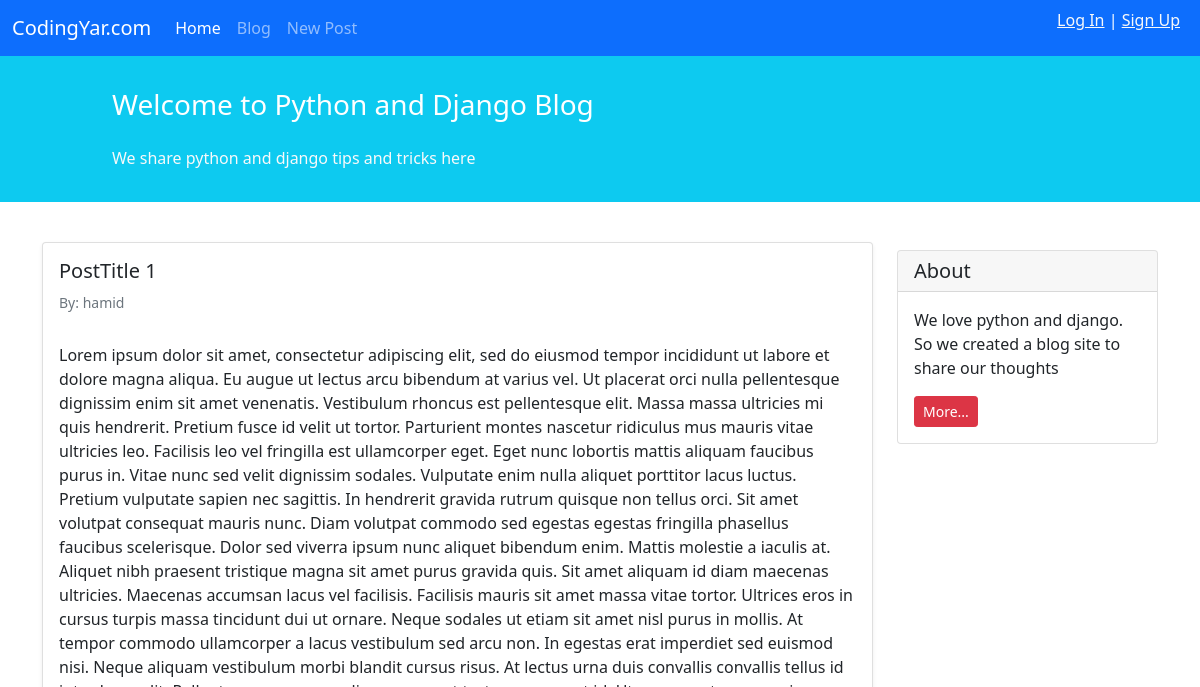
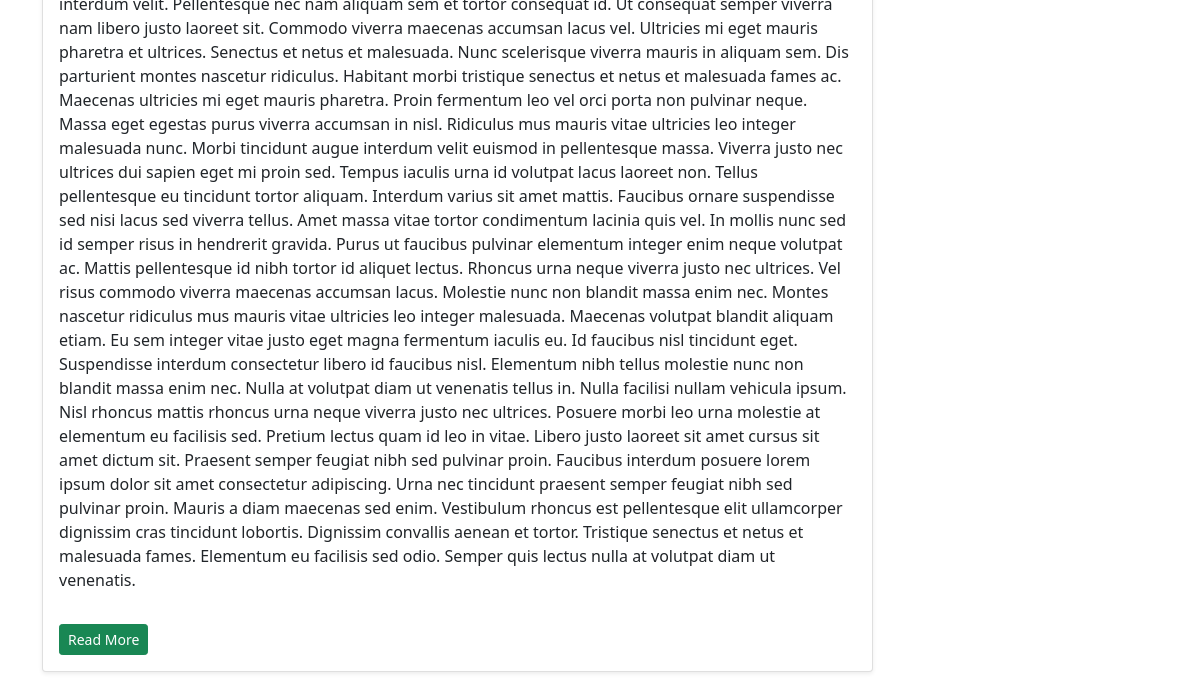
/blog/, run on an earlier commit of the app's database (2 pictures, top to bottom).
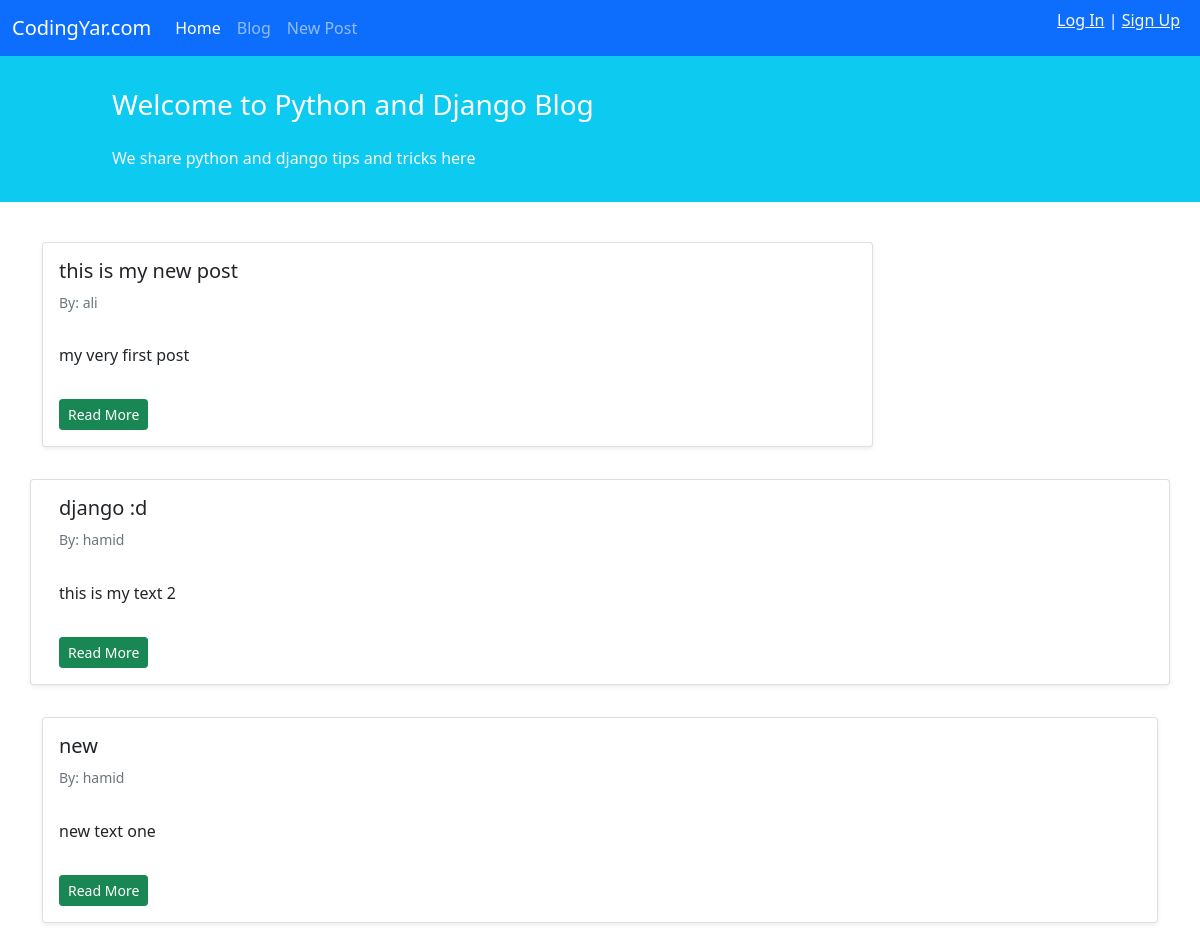
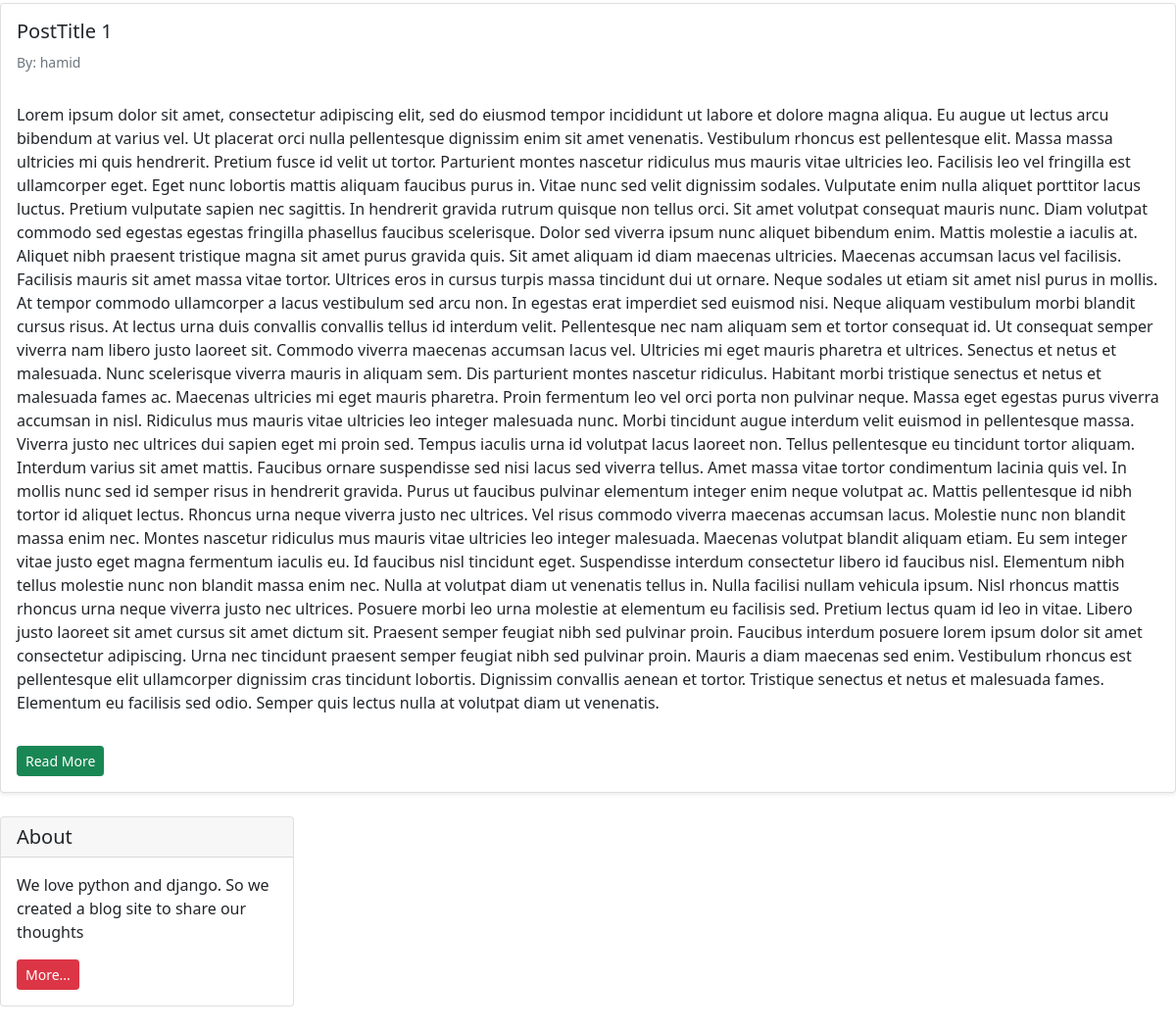
And on a later commit of the database (2 pictures, top to bottom).
### blog/models.py (models this page shows, shortened)
class Post(models.Model):
    STATUS_CHOICES = (
        ('pub', 'Published'),
        ('drf', 'Draft'),
    )
    title = models.CharField(max_length=100)
    text = models.TextField()
    author = models.ForeignKey('auth.User', on_delete=models.CASCADE)
    datetime_created = models.DateTimeField(auto_now_add=True)
    datetime_modified = models.DateTimeField(auto_now=True)
    status = models.CharField(choices=STATUS_CHOICES, max_length=3)

### blog/views.py (the view)
# urls.py: path('', views.PostListView.as_view(), name='posts_list'),
class PostListView(generic.ListView):
    model = Post
    template_name = 'blog/posts_list.html'
    context_object_name = 'posts_list'
    def get_queryset(self):
        return Post.objects.filter(status='pub').order_by('-datetime_modified')

### blog/templates/blog/posts_list.html (shortened to what this page needs)
{% extends '_base.html' %}
{% block content %}
    <div class="container mt-4">
        <div class="row">
            <div class="col-9">
                {% for post in posts_list %}
                    <div class="card shadow-sm my-3">
                        <div class="card-body">
                            <h5 class="card-title">{{ post.title }}</h5>
                            <h6 class="card-subtitle mb-2 text-muted small py-2">By: {{ post.author }}</h6>
                            <p class="card-text py-3">
                                {{ post.text }}
                            </p>
                            <a href="{% url 'post_detail' post.id %}" class="btn btn-sm btn-success">Read More</a>
                        </div>
                    </div>
                    </div>
                {% endfor %}
            <div class="col-3">
                <div class="card my-4">
                    <h5 class="card-header">About</h5>
                    <div class="card-body">
                        <p class="card-text">We love python and django. So we created a blog site to share our
                            thoughts</p>
                        <a href="#"
                           class="btn btn-sm btn-danger">
                            More...
                        </a>
                    </div>
                </div>
            </div>
        </div>
    </div>
{% endblock content %}

### templates/_base.html (shortened to what this page needs)
<!doctype html>
<html lang="en">
<head>
    <link href="https://cdn.jsdelivr.net/npm/bootstrap@5.1.3/dist/css/bootstrap.min.css" rel="stylesheet"
>
</head>
<body>
<nav class="navbar navbar-expand-lg navbar-dark bg-primary">
    <div class="container-fluid">
        <a class="navbar-brand" href="#">CodingYar.com</a>
        <div class="collapse navbar-collapse" id="navbarNavAltMarkup">
            <div class="navbar-nav">
                <a class="nav-link active" aria-current="page" href="{% url 'posts_list' %}">Home</a>
                <a class="nav-link" href="{% url 'posts_list' %}">Blog</a>
                <a class="nav-link" href="{% url 'post_create' %}">New Post</a>
            </div>
        </div>
        <div class="mx-2 text-white"><p>
            {% if user.is_authenticated %}
                <form action="{% url 'logout' %}" method="post">
                    {% csrf_token %}
                    <p> Welcome {{ user.username }}</p>
                    <button type="submit">Log out</button>
                </form>
            {% else %}
                <a class="text-light" href="{% url 'login' %}">Log In</a> |   <a class="text-light" href="{% url 'signup' %}">Sign Up</a>
            {% endif %}
        </div>
    </div>
</nav>
<div class="container-fluid bg-info">
    <div class="row py-3">
        <div class="col-md-8 col-md-10 mx-auto">
            <h3 class="my-4 mt-3 text-white">Welcome to Python and Django Blog</h3>
            <p class="text-light">We share python and django tips and tricks here</p>
        </div>
    </div>
</div>
{% block content %}
{% endblock %}
</body>
</html>

What changed in the data, as far as the page shows it:
added Post: title "this is my new post", author "ali", text "my very first post"
added Post: title "django :d", author "hamid", text "this is my text 2"
added Post: title "new", author "hamid", text "new text one"
